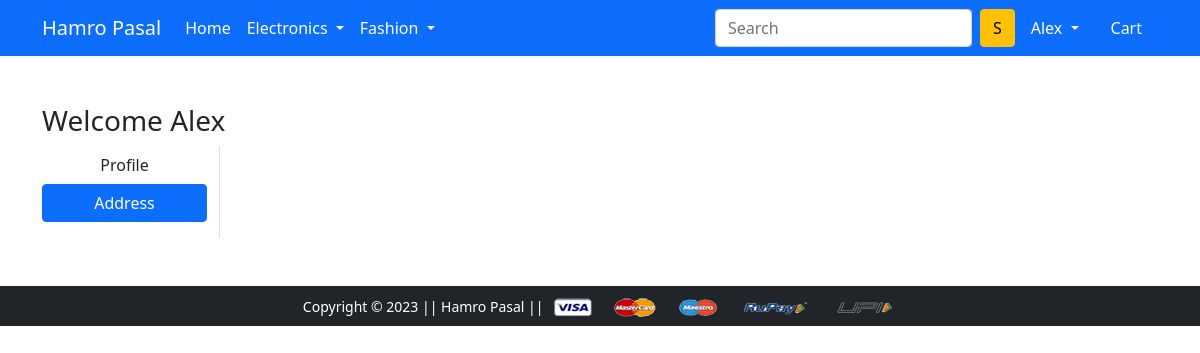
The app's page /address/ (signed in), older data.
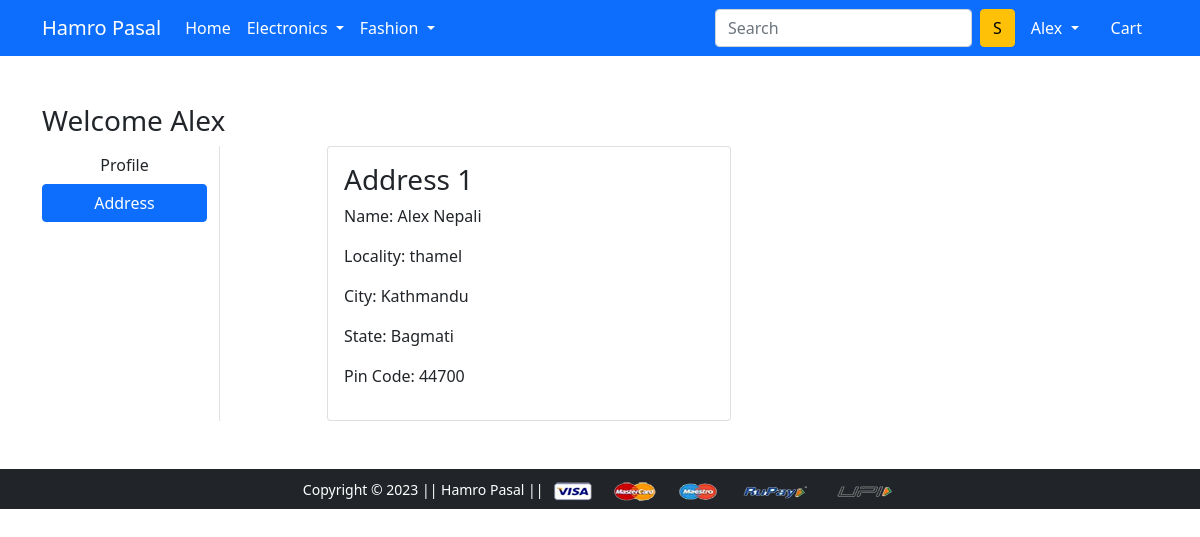
The same page, newer data.
### app/models.py (models this page shows, shortened)
class Customer(models.Model):
    user=models.ForeignKey(User, on_delete=models.CASCADE)
    name=models.CharField(max_length=20)
    locality=models.CharField(max_length=20)
    city=models.CharField(max_length=30)
    zipcode=models.IntegerField()
    state=models.CharField(choices=STATE_CHOICES,max_length=20)

### app/views.py (the view)
# urls.py: path('address/', views.address, name='address'),
@login_required
def address(request):
 if request.user.is_authenticated:
  add=Customer.objects.filter(user=request.user)
  return render(request, 'app/address.html',{'add':add,'active':'btn-primary'})
 else:
  return HttpResponseRedirect('/accounts/login/')

### app/templates/app/address.html (shortened to what this page needs)
{% extends 'app/base.html' %}
{% load static %}
{% block main-content %}
<div class="container my-5">
 <div class="row">
 <h3>Welcome {{request.user|capfirst}}</h3>
  <div class="col-sm-2 border-end">
   <ul class="list-unstyled">
    <li class="d-grid"><a href="{% url 'profile' %}" class="btn">Profile</a></li>
    <li class="d-grid"><a href="{% url 'address' %}" class="btn {{active}}">Address</a></li>
   </ul>
  </div>
  <div class="col-sm-9 offset-sm-1">
   <div class="row">
    {% for ad in add %}
     <div class="col-sm-6">
      <div class="card">
       <div class="card-body">
        <h3>Address {{forloop.counter}}</h3>
        <p>Name: {{ad.name}}</p>
        <p>Locality: {{ad.locality}}</p>
        <p>City: {{ad.city}}</p>
        <p>State: {{ad.state}}</p>
        <p>Pin Code: {{ad.zipcode}}</p>
       </div>
      </div>
     </div>
    {% endfor %}
   </div>
  </div>
 </div>
</div>
{% endblock main-content %}

Row changes from the older to the newer data that the page shows:
added Customer: name "Alex Nepali", locality "thamel", city "Kathmandu", state "Bagmati", zipcode "44700"
